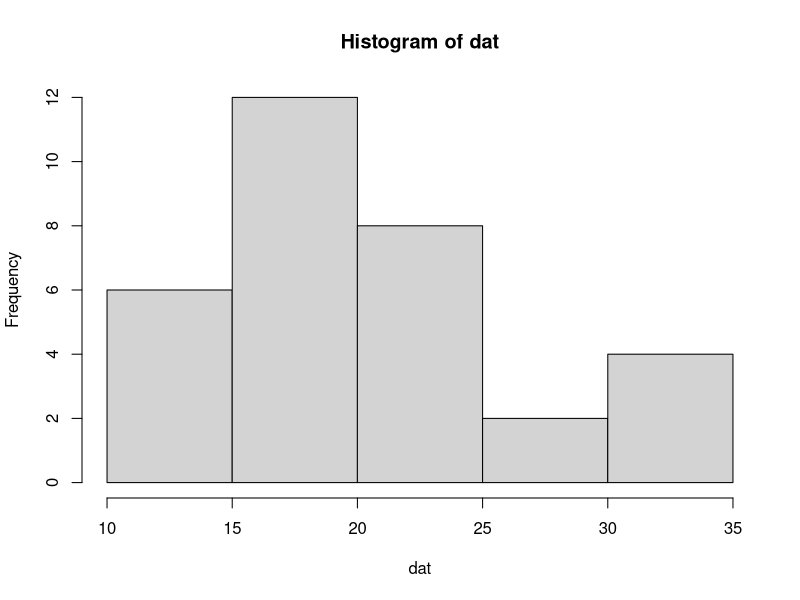

Write R code to recreate this figure.
## ---- chunk 1
#slidifyUI(
  data(mtcars)
  dat <- mtcars
  varName <- 'mpg'
  dat <- unlist(dat[varName])
  hist(dat)
#)
